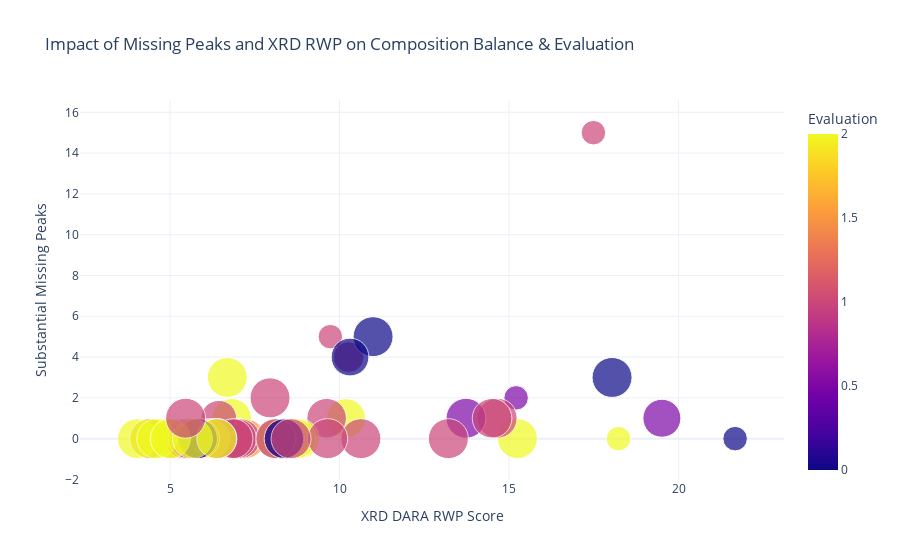

Notebook cell for this chart:
### Code cell
import plotly.express as px

# Create an interactive scatter plot with 4D representation
fig = px.scatter(
    df_rwp_with_tri,
    x="XRD DARA RWP",  # X-axis: Quantitative refinement metric
    y="Substantial Missing Peaks",  # Y-axis: Missing peak information
    size="Composition Balance Score refined",  # Marker size represents composition balance
    color="Evaluation",  # Color differentiates evaluation levels
    hover_data={
        "Grouped Names (Wrapped)": True,  # Show grouped sample names
        "XRD DARA RWP": ":.2f",  # Show refined RWP values
        "Substantial Missing Peaks": True,  # Show missing peak count
        "Evaluation": True,  # Show evaluation level
        "Composition Balance Score refined": ":.2f",  # Show balance score
    },
    title="Impact of Missing Peaks and XRD RWP on Composition Balance & Evaluation",
    labels={
        "XRD DARA RWP": "XRD DARA RWP Score",
        "Substantial Missing Peaks": "Substantial Missing Peaks",
        "Composition Balance Score refined": "Composition Balance Score",
        "Evaluation": "Evaluation",
    },
)

# Adjust marker size scaling
fig.update_traces(marker=dict(sizemode="area", sizeref=2.*max(df_rwp_with_tri["Composition Balance Score refined"])/(40.**2)))

# Adjust layout
fig.update_layout(
    xaxis=dict(title="XRD DARA RWP Score", automargin=True, tickangle=0),  
    yaxis=dict(title="Substantial Missing Peaks", automargin=True),  
    template="plotly_white",
    legend_title="Evaluation",
)

# Update hover label formatting
fig.update_layout(
    hoverlabel=dict(
        bgcolor="white",
        font_size=15,
        font_family="Arial",
        align="left",
    )
)

# Show the interactive plot
fig.show()

# Save the plot as an interactive HTML file
fig.write_html("interactive_missing_peaks_xrd_rwp.html")

print("Plot saved as interactive_missing_peaks_xrd_rwp.html")

### Figure 1 — Plotly figure (JSON) as saved in the notebook; plotly's stock layout.template omitted (floating-point values rounded to 4 significant figures; data arrays with more than 128 entries replaced by an {"elided": "..."} marker saying what was removed)
{"data": [{"customdata": {"elided": "81x3 mixed values"}, "hovertemplate": "XRD DARA RWP Score=%{x:.2f}<br>Substantial Missing Peaks=%{y}<br>Composition Balance Score=%{customdata[2]:.2f}<br>Grouped Names (Wrapped)=%{customdata[0]}<br>Evaluation=%{marker.color}<extra></extra>", "legendgroup": "", "marker": {"color": [1, 0, 1, 0.5, 0.5, 2, 2, 2, 0, 1, 1, 2, 1.5, 1, 1, 0, 1, 1, 1.5, 1, 1, 1, 2, 2, 2, 2, 1, 1, 0.5, 1, 2, 2, 1, 2, 2, 1, 1, 1, 1, 2, 1, 1, 2, 2, 1, 2, 2, 2, 0, 2, 2, 1, 1, 1, 2, 1, 1, 2, 1, 1, 2, 2, 1, 1, 1, 2, 1, 1, 1, 2, 1, 0, 0, 2, 2, 2, 1, 2, 1, 0, 1], "coloraxis": "coloraxis", "size": [0.375, 1, 0.9831, 0.375, 0.9039, 0.9975, 0.99, 0.9856, 1, 0.9931, 0.5926, 0.9931, 0.9981, 0.9995, 0.9951, 0.9984, 0.375, 0.9996, 0.9872, 0.9424, 0.9639, 0.9999, 0.9711, 1.0, 1.0, 1.0, 0.9999, 1.0, 0.9931, 0.9999, 0.9831, 0.9964, 1, 0.9804, 0.9501, 0.9804, 0.9804, 1.0, 0.9722, 0.9711, 1.0, 0.9872, 0.99, 0.9936, 0.9998, 1, 0.9744, 0.375, 0.375, 0.9981, 0.9989, 0.9879, 0.9996, 0.9733, 0.9925, 0.7975, 0.9999, 1, 0.9956, 0.9775, 0.9936, 1.0, 0.9936, 1, 0.9996, 0.9956, 0.9999, 1, 0.9999, 0.9989, 1, 0.8911, 1, 0.9999, 1, 1, 1.0, 0.9941, 0.9999, 0.9775, 0.9978], "sizemode": "area", "sizeref": 0.00125, "symbol": "circle"}, "mode": "markers", "name": "", "orientation": "v", "showlegend": false, "type": "scatter", "x": [9.73, 18.04, 4.93, 15.21, 19.51, 4.81, 15.25, 5.89, 8.43, 5.72, 10.27, 6.69, 5.3, 5.18, 5.66, 10.99, 17.49, 5.45, 7.22, 6.98, 6.92, 14.65, 6.82, 5.92, 5.25, 6.2, 6.5, 7.07, 13.73, 5.13, 5.95, 4.53, 13.21, 6.08, 10.19, 9.62, 14.5, 4.38, 6.03, 6.18, 10.63, 5.94, 6.08, 4.04, 8.13, 8.81, 5.95, 18.23, 21.67, 8.16, 8.71, 8.38, 5.78, 6.85, 4.99, 6.44, 5.43, 5.96, 6.96, 5.58, 5.75, 5.71, 6.86, 6.37, 5.54, 6.18, 7.95, 6.38, 5.87, 4.4, 9.65, 10.31, 5.81, 4.61, 5.01, 5.66, 8.12, 6.38, 5.46, 8.36, 8.57], "xaxis": "x", "y": [5, 3, 0, 2, 1, 0, 0, 0, 0, 0, 4, 3, 0, 0, 0, 5, 15, 0, 0, 0, 0, 1, 1, 0, 0, 0, 0, 0, 1, 0, 0, 0, 0, 0, 1, 1, 1, 0, 0, 0, 0, 0, 0, 0, 0, 0, 0, 0, 0, 0, 0, 0, 0, 0, 0, 1, 0, 0, 0, 0, 0, 0, 0, 0, 0, 0, 2, 0, 0, 0, 0, 4, 0, 0, 0, 0, 0, 0, 1, 0, 0], "yaxis": "y"}], "layout": {"coloraxis": {"colorbar": {"title": {"text": "Evaluation"}}, "colorscale": [[0, "#0d0887"], [0.1111, "#46039f"], [0.2222, "#7201a8"], [0.3333, "#9c179e"], [0.4444, "#bd3786"], [0.5556, "#d8576b"], [0.6667, "#ed7953"], [0.7778, "#fb9f3a"], [0.8889, "#fdca26"], [1, "#f0f921"]]}, "hoverlabel": {"align": "left", "bgcolor": "white", "font": {"family": "Arial", "size": 15}}, "legend": {"itemsizing": "constant", "title": {"text": "Evaluation"}, "tracegroupgap": 0}, "title": {"text": "Impact of Missing Peaks and XRD RWP on Composition Balance & Evaluation"}, "xaxis": {"anchor": "y", "automargin": true, "domain": [0, 1], "tickangle": 0, "title": {"text": "XRD DARA RWP Score"}}, "yaxis": {"anchor": "x", "automargin": true, "domain": [0, 1], "title": {"text": "Substantial Missing Peaks"}}}}
